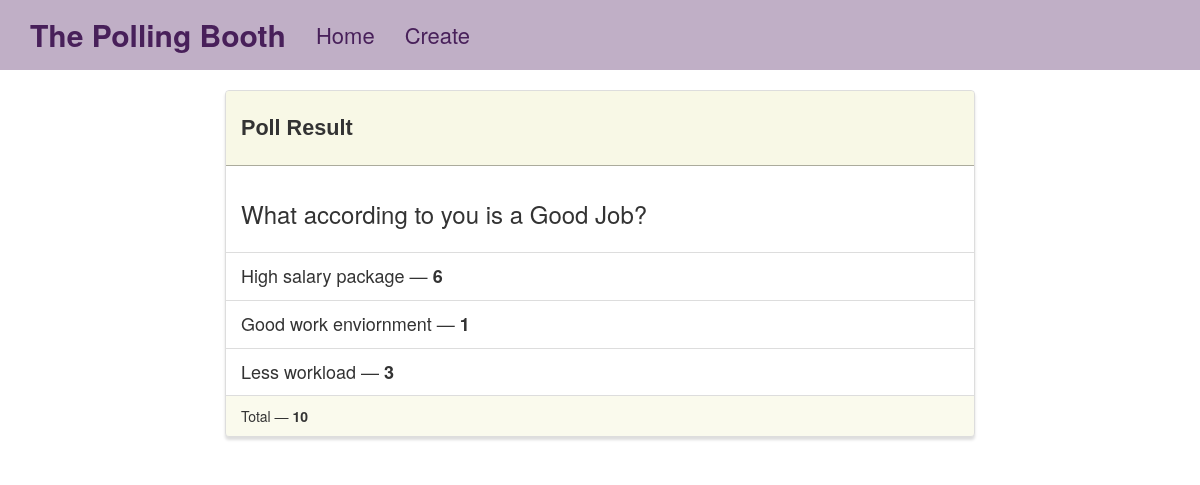
/results/5/, run on an earlier commit of the app's database.
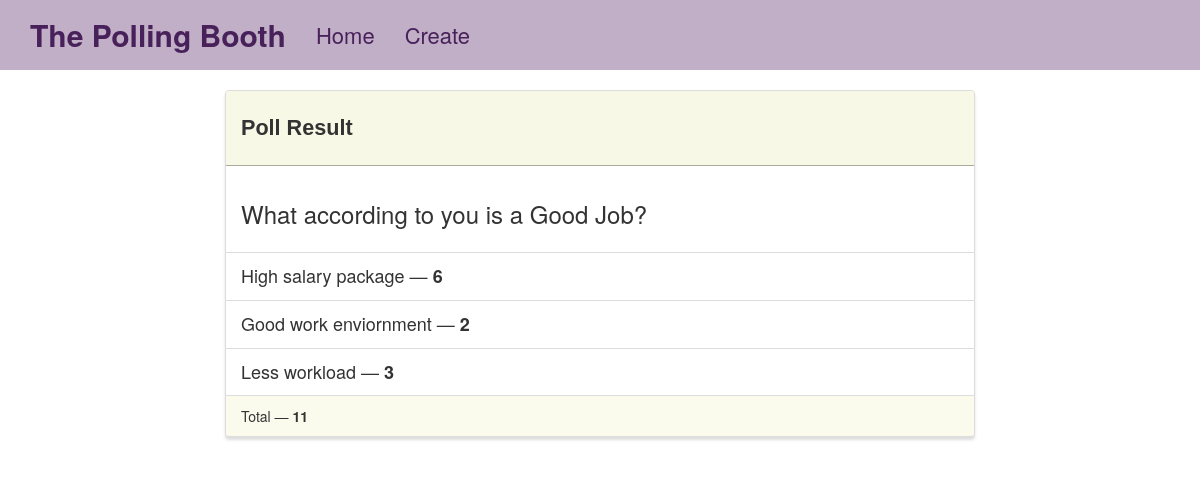
And on a later commit of the database.
### poll/models.py (models this page shows)
class Poll(models.Model):
    question = models.TextField()
    option_one = models.CharField(max_length=30)
    option_two = models.CharField(max_length=30)
    option_three = models.CharField(max_length=30)
    option_one_count = models.IntegerField(default=0)
    option_two_count = models.IntegerField(default=0)
    option_three_count = models.IntegerField(default=0)
    def total(self):
        return self.option_one_count + self.option_two_count +self.option_three_count

### poll/views.py (the view)
# urls.py: path('results/<poll_id>/', poll_views.results, name='results'),
def results(request, poll_id):
    poll = Poll.objects.get(pk=poll_id)
    context = {
        'poll': poll
    }
    return render(request, 'poll/results.html', context)

### poll/templates/poll/results.html (shortened to what this page needs)
{% extends "poll/base.html" %}
{% block main %}
<div class="row">
    <div class="col-lg-8 col-lg-offset-2">
        <div class="panel panel-default">
            <div class="panel-heading">
                <h3 class="panel-title">Poll Result</h3>
            </div>
            <div class="panel-body">
                <h3>{{poll.question}}</h3>
            </div>
            <ul class="list-group">
                <li class="list-group-item">{{poll.option_one}} &mdash; <strong>{{poll.option_one_count}}</strong></li>
                <li class="list-group-item">{{poll.option_two}} &mdash; <strong>{{poll.option_two_count}}</strong></li>
                <li class="list-group-item">{{poll.option_three}} &mdash; <strong>{{poll.option_three_count}}</strong></li>
            </ul>
            <div class="panel-footer">
                Total &mdash; <strong>{{poll.total}}</strong>
            </div>
        </div>
    </div>
</div>
{% endblock %}

### poll/templates/poll/base.html (shortened to what this page needs)
{% load static %}
<!DOCTYPE html>
<html lang="en">
    <head>
        <link rel="stylesheet" href="https://maxcdn.bootstrapcdn.com/bootstrap/3.3.7/css/bootstrap.min.css">
        <link rel="stylesheet" type="text/css" href="{% static 'style.css' %}" />
    </head>
    <body>
        <nav class="nav navbar" role="navigation">
            <div class="container">
                <div class="navbar-header">
                    <a class="nav navbar-brand logo" href="{%url 'home'%}">The Polling Booth</a>
                </div>
                <div class="collapse navbar-collapse navbar-ex1-collapse">
                    <ul class="nav navbar-nav">
                        <li><a href="{%url 'home'%}">Home</a></li>
                        <li><a href="{%url 'create'%}">Create</a></li>
                    </ul>
                </div>
            </div>
        </nav>
        <div class="container">
            {% block main %}{% endblock %}
        </div>

### poll/static/style.css (style rules this page uses)
.navbar { margin-bottom: 0; background-color: #4155; z-index: 9999; border: 0; font-size: 22px !important; line-height: 1.42857143 !important; border-radius: 0; padding-top: 10px; padding-bottom: 10px; }
.navbar li a, .navbar .navbar-brand { color:#48205a !important; box-align: center; }
.logo { font-size: 30px; font-weight: bolder; }
.panel-default > .panel-heading { color: #333; background-color: rgba(245, 245, 220, .7); border-color: rgba(119, 119, 108, 0.6); font-size: large; }
.panel-footer { background-color: rgba(245, 245, 220, .5); border-color: rgba(245, 245, 220, .4); }
.panel { margin-top: 20px; box-shadow: 0px 3px 3px 0px #ddd; }
.panel-title { font-weight: bolder; font-size: larger; padding-top: 15px; padding-bottom: 15px; font-family: Arial, Helvetica, sans-serif; font: outline; }
.list-group-item { font-size: large; }

What changed in the data, as far as the page shows it:
changed Poll "What according to you is a Good Job?": option_two_count "1" → "2"; total "10" → "11"
